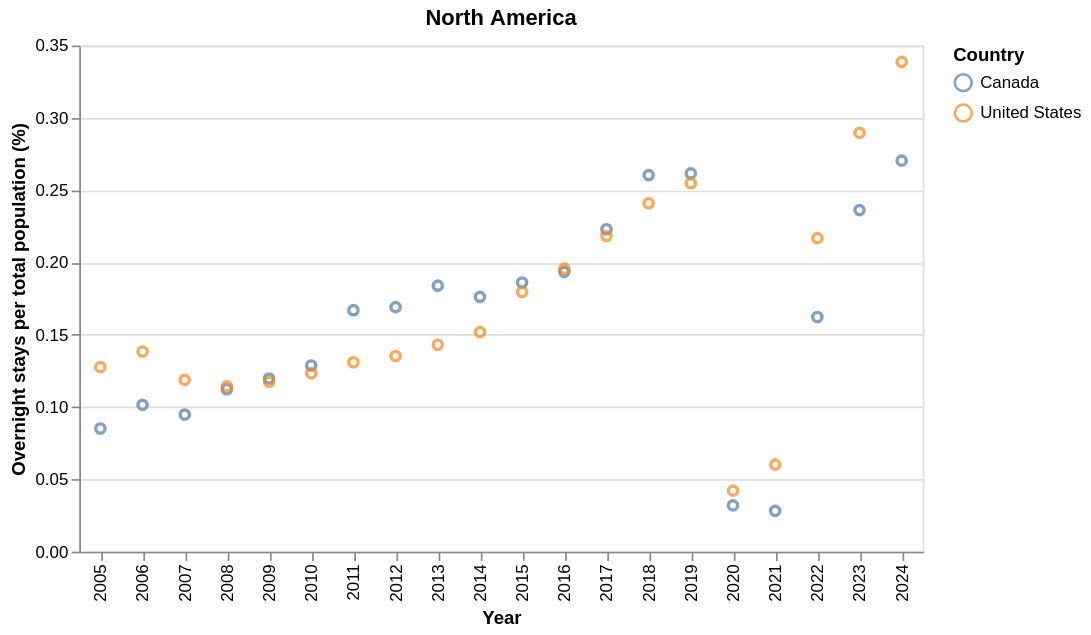

Notebook cell for this chart:
### Markdown cell above
![Southern EU](../images/south_eu.png)

### Code cell
charts['nor_amer']

### Figure 1 — Vega-Lite specification as saved in the notebook (floating-point values rounded to 4 significant figures)
{"config": {"view": {"continuousWidth": 300, "continuousHeight": 300}, "scale": {"zero": true}}, "data": {"name": "data-ed3e93f8e1173e3e371cb9cd88950581"}, "mark": {"type": "point", "tooltip": true}, "encoding": {"color": {"field": "country", "title": "Country", "type": "nominal"}, "x": {"field": "str_year", "title": "Year", "type": "nominal"}, "y": {"field": "scaled", "title": "Overnight stays per total population (%)", "type": "quantitative"}}, "title": "North America", "width": 500, "$schema": "https://vega.github.io/schema/vega-lite/v6.1.0.json", "datasets": {"data-ed3e93f8e1173e3e371cb9cd88950581": [{"iso_code": "CAN", "year": 2005, "country": "Canada", "scaled": 0.0852, "str_year": "2005"}, {"iso_code": "CAN", "year": 2006, "country": "Canada", "scaled": 0.1015, "str_year": "2006"}, {"iso_code": "CAN", "year": 2007, "country": "Canada", "scaled": 0.0948, "str_year": "2007"}, {"iso_code": "CAN", "year": 2008, "country": "Canada", "scaled": 0.1123, "str_year": "2008"}, {"iso_code": "CAN", "year": 2009, "country": "Canada", "scaled": 0.1197, "str_year": "2009"}, {"iso_code": "CAN", "year": 2010, "country": "Canada", "scaled": 0.1287, "str_year": "2010"}, {"iso_code": "CAN", "year": 2011, "country": "Canada", "scaled": 0.167, "str_year": "2011"}, {"iso_code": "CAN", "year": 2012, "country": "Canada", "scaled": 0.1691, "str_year": "2012"}, {"iso_code": "CAN", "year": 2013, "country": "Canada", "scaled": 0.184, "str_year": "2013"}, {"iso_code": "CAN", "year": 2014, "country": "Canada", "scaled": 0.1762, "str_year": "2014"}, {"iso_code": "CAN", "year": 2015, "country": "Canada", "scaled": 0.1861, "str_year": "2015"}, {"iso_code": "CAN", "year": 2016, "country": "Canada", "scaled": 0.1935, "str_year": "2016"}, {"iso_code": "CAN", "year": 2017, "country": "Canada", "scaled": 0.223, "str_year": "2017"}, {"iso_code": "CAN", "year": 2018, "country": "Canada", "scaled": 0.2604, "str_year": "2018"}, {"iso_code": "CAN", "year": 2019, "country": "Canada", "scaled": 0.2616, "str_year": "2019"}, {"iso_code": "CAN", "year": 2020, "country": "Canada", "scaled": 0.032, "str_year": "2020"}, {"iso_code": "CAN", "year": 2021, "country": "Canada", "scaled": 0.0282, "str_year": "2021"}, {"iso_code": "CAN", "year": 2022, "country": "Canada", "scaled": 0.1623, "str_year": "2022"}, {"iso_code": "CAN", "year": 2023, "country": "Canada", "scaled": 0.2362, "str_year": "2023"}, {"iso_code": "CAN", "year": 2024, "country": "Canada", "scaled": 0.2704, "str_year": "2024"}, {"iso_code": "USA", "year": 2005, "country": "United States", "scaled": 0.1276, "str_year": "2005"}, {"iso_code": "USA", "year": 2006, "country": "United States", "scaled": 0.1384, "str_year": "2006"}, {"iso_code": "USA", "year": 2007, "country": "United States", "scaled": 0.1188, "str_year": "2007"}, {"iso_code": "USA", "year": 2008, "country": "United States", "scaled": 0.1143, "str_year": "2008"}, {"iso_code": "USA", "year": 2009, "country": "United States", "scaled": 0.1175, "str_year": "2009"}, {"iso_code": "USA", "year": 2010, "country": "United States", "scaled": 0.1233, "str_year": "2010"}, {"iso_code": "USA", "year": 2011, "country": "United States", "scaled": 0.131, "str_year": "2011"}, {"iso_code": "USA", "year": 2012, "country": "United States", "scaled": 0.1353, "str_year": "2012"}, {"iso_code": "USA", "year": 2013, "country": "United States", "scaled": 0.1431, "str_year": "2013"}, {"iso_code": "USA", "year": 2014, "country": "United States", "scaled": 0.1518, "str_year": "2014"}, {"iso_code": "USA", "year": 2015, "country": "United States", "scaled": 0.1796, "str_year": "2015"}, {"iso_code": "USA", "year": 2016, "country": "United States", "scaled": 0.1957, "str_year": "2016"}, {"iso_code": "USA", "year": 2017, "country": "United States", "scaled": 0.2183, "str_year": "2017"}, {"iso_code": "USA", "year": 2018, "country": "United States", "scaled": 0.2409, "str_year": "2018"}, {"iso_code": "USA", "year": 2019, "country": "United States", "scaled": 0.2548, "str_year": "2019"}, {"iso_code": "USA", "year": 2020, "country": "United States", "scaled": 0.0422, "str_year": "2020"}, {"iso_code": "USA", "year": 2021, "country": "United States", "scaled": 0.0602, "str_year": "2021"}, {"iso_code": "USA", "year": 2022, "country": "United States", "scaled": 0.2168, "str_year": "2022"}, {"iso_code": "USA", "year": 2023, "country": "United States", "scaled": 0.2896, "str_year": "2023"}, {"iso_code": "USA", "year": 2024, "country": "United States", "scaled": 0.3387, "str_year": "2024"}]}}
